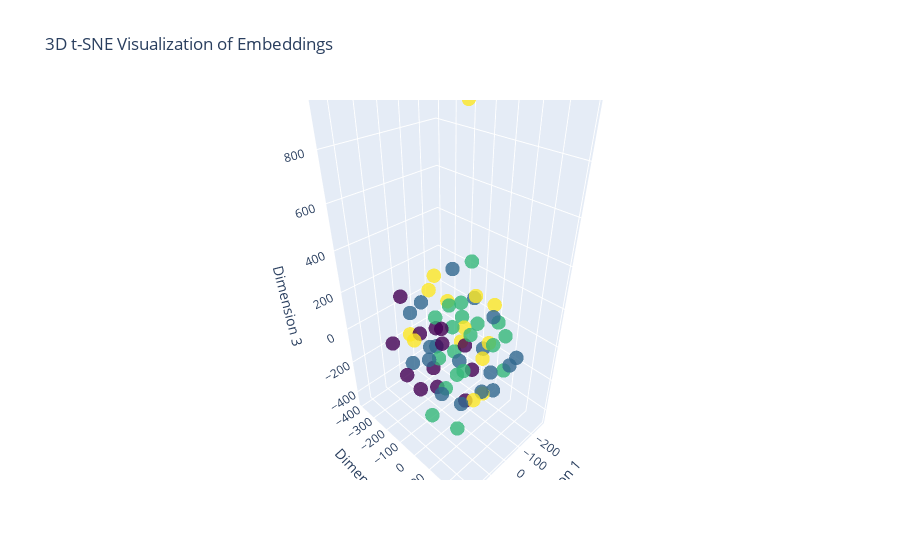

The code cell stored with this chart in its notebook:
### Markdown cell above
This code snippet provides a summary for generating a 3D t-SNE visualization of embeddings using Plotly. It demonstrates how words that are similar to each other are positioned closer together.

### Code cell
# Get the first batch from the validation data
batch = next(iter(valid_dataloader))

# Extract the text and offsets from the batch
label, text, offsets = batch

# Send the data to the device (GPU if available)
text = text.to(device)
offsets = offsets.to(device)

# Get the embeddings bag output for the batch
embedded = model.embedding(text, offsets)

# Convert the embeddings tensor to a numpy array
embeddings_numpy = embedded.detach().cpu().numpy()

# Perform t-SNE on the embeddings to reduce their dimensionality to 3D.
X_embedded_3d = TSNE(n_components=3).fit_transform(embeddings_numpy)

# Create a 3D scatter plot using Plotly
trace = go.Scatter3d(
    x=X_embedded_3d[:, 0],
    y=X_embedded_3d[:, 1],
    z=X_embedded_3d[:, 2],
    mode='markers',
    marker=dict(
        size=5,
        color=label.numpy(),  # Use label information for color
        colorscale='Viridis',  # Choose a colorscale
        opacity=0.8
    )
)

layout = go.Layout(title="3D t-SNE Visualization of Embeddings",
                   scene=dict(xaxis_title='Dimension 1',
                              yaxis_title='Dimension 2',
                              zaxis_title='Dimension 3'))

fig = go.Figure(data=[trace], layout=layout)
fig.show()

### Figure 1 — Plotly figure (JSON) as saved in the notebook; plotly's stock layout.template omitted (floating-point values rounded to 4 significant figures)
{"data": [{"marker": {"color": [0, 1, 2, 0, 1, 3, 2, 1, 1, 0, 1, 2, 1, 1, 3, 2, 0, 1, 2, 3, 3, 2, 0, 2, 0, 1, 2, 2, 2, 0, 3, 0, 3, 2, 1, 0, 2, 2, 3, 1, 0, 3, 0, 3, 1, 2, 1, 3, 2, 2, 2, 0, 3, 1, 1, 1, 2, 1, 3, 3, 2, 0, 3, 1], "colorscale": [[0, "#440154"], [0.1111, "#482878"], [0.2222, "#3e4989"], [0.3333, "#31688e"], [0.4444, "#26828e"], [0.5556, "#1f9e89"], [0.6667, "#35b779"], [0.7778, "#6ece58"], [0.8889, "#b5de2b"], [1, "#fde725"]], "opacity": 0.8, "size": 5}, "mode": "markers", "type": "scatter3d", "x": [232.8, -82.09, -70.92, 134.4, 179.6, 138.4, 50.08, -110.0, 47.32, 32.82, -16.76, -174.1, -276.2, -189.4, 4.311, -105.5, 76.88, 53.1, -9.371, -40.54, -54.24, 229.2, 251.5, 112.2, -36.72, 215.6, 13.45, -199.3, -145.0, 119.4, -36.12, -93.65, 22.5, -64.85, 2.865, -10.17, -212.5, -175.4, 62.78, 112.1, -141.6, -54.44, 183.8, -113.4, 106.6, -117.6, 66.72, 23.06, -87.79, 194.8, 117.6, -20.58, -154.1, 93.28, 81.28, -233.5, 49.61, 15.34, -72.43, 81.45, -66.22, -0.3965, -55.77, 75.33], "y": [24.1, -219.5, -48.49, 15.43, 29.51, -139.3, 55.29, 229.4, 181.2, -117.7, 194.6, -138.0, -302.8, -79.84, 25.66, 17.0, -47.43, -237.9, -25.73, 120.0, 126.7, 84.87, -109.0, 5.683, -130.1, -36.31, 13.47, 36.36, 146.3, 163.2, 62.89, 6.788, 59.58, 159.1, 190.3, -253.0, -122.0, 118.0, -66.95, 239.3, -85.77, 56.11, -121.2, -69.28, 114.3, -31.39, -144.7, -34.6, -137.2, 128.6, 86.64, -394.8, 64.22, -76.86, 105.1, 0.04712, 85.41, 286.7, 82.66, -185.1, -205.5, -96.65, -232.6, -19.44], "z": [-70.37, -198.1, 162.3, -138.4, 125.6, 61.05, -451.7, 8.401, 129.8, -192.8, -138.1, -22.38, 121.6, 109.2, 40.9, 67.44, 112.3, 71.95, -57.92, -234.8, 58.95, -178.7, 101.4, 5.294, -96.0, 20.72, -155.5, -102.9, -147.6, -116.2, 272.0, -205.6, 146.5, 179.1, -22.36, -94.38, 270.4, 15.75, 351.5, -11.1, -146.3, -340.8, -131.9, 958.6, 61.16, -33.57, 186.3, 227.1, 91.77, -13.68, 220.8, 41.47, 166.1, -72.2, -215.5, 20.97, -55.33, 92.46, -69.94, -36.67, -2.314, 33.49, 142.5, -256.1]}], "layout": {"autosize": true, "scene": {"aspectmode": "auto", "aspectratio": {"x": 0.6617, "y": 0.8546, "z": 1.768}, "xaxis": {"title": {"text": "Dimension 1"}, "type": "linear"}, "yaxis": {"title": {"text": "Dimension 2"}, "type": "linear"}, "zaxis": {"title": {"text": "Dimension 3"}, "type": "linear"}}, "title": {"text": "3D t-SNE Visualization of Embeddings"}}}
